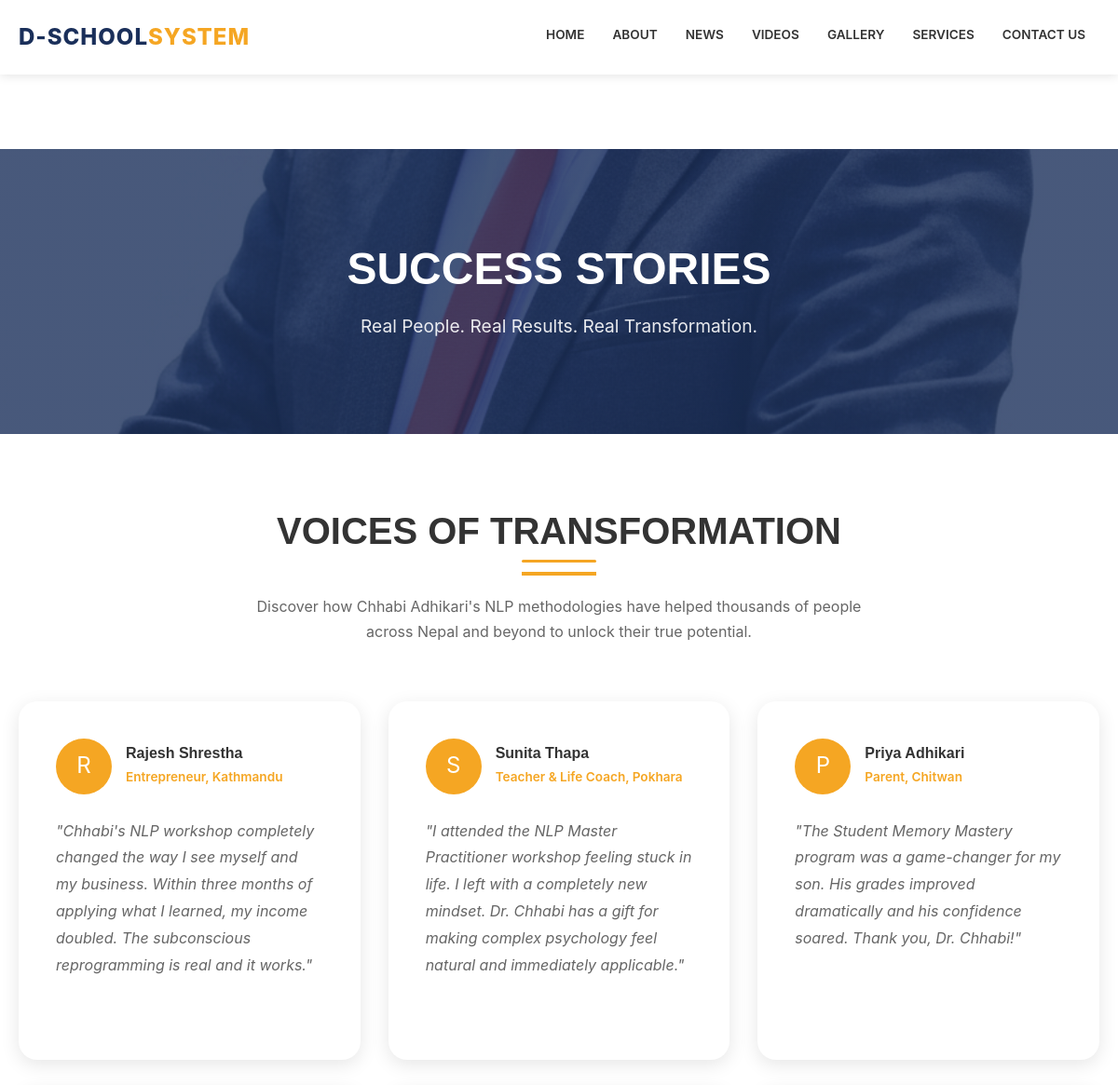
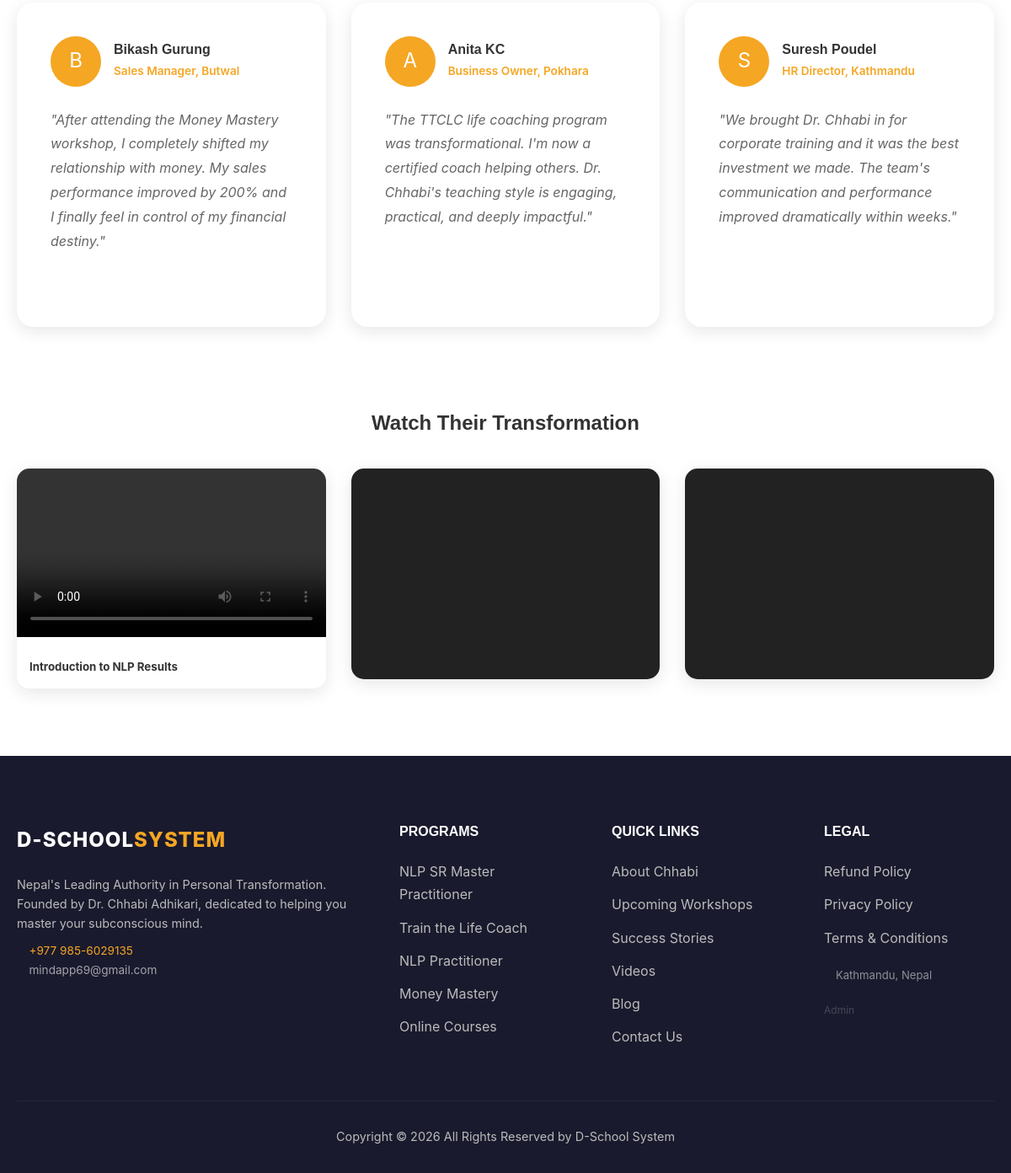
Page /success-stories.php on the committed database (2 pictures, top to bottom).
### tables this page shows
CREATE TABLE `testimonials` (
  `id` int(11) NOT NULL AUTO_INCREMENT,
  `name` varchar(255) NOT NULL,
  `role` varchar(255) DEFAULT NULL,
  `location` varchar(255) DEFAULT NULL,
  `content` text NOT NULL,
  `rating` tinyint(4) DEFAULT 5,
  `avatar_initial` char(2) DEFAULT NULL,
  `is_active` tinyint(4) DEFAULT 1,
  `sort_order` int(11) DEFAULT 0,
  `created_at` timestamp NULL DEFAULT current_timestamp(),
  PRIMARY KEY (`id`)
);

### config.php (called while the page is built, shortened)
<?php
function h(string $s): string {
    return htmlspecialchars($s, ENT_QUOTES, 'UTF-8');
}

### success-stories.php (the view)
<?php
include 'includes/header.php';
$pdo = getDB();
$stmt = $pdo->query("SELECT * FROM testimonials WHERE is_active = 1 ORDER BY sort_order ASC, created_at DESC");
$testimonials = $stmt->fetchAll();
?>
    <section class="page-banner" style="background: linear-gradient(rgba(26, 47, 90, 0.8), rgba(26, 47, 90, 0.8)), url('assets/Gemini_Generated_Image_q9bjvcq9bjvcq9bj.png') center/cover; padding: 100px 0; color: #fff; text-align: center; margin-top: 80px;">
        <div class="container">
            <h1 style="color: #fff; font-size: 3rem; text-transform: uppercase;">Success Stories</h1>
            <p style="font-size: 1.2rem; opacity: 0.9;">Real People. Real Results. Real Transformation.</p>
        </div>
    </section>
    <section class="testimonials-section" style="padding: 80px 0;">
        <div class="container">
            <div class="section-header" style="text-align: center; margin-bottom: 60px;">
                <h2>Voices of Transformation</h2>
                <div style="width: 80px; height: 4px; background: var(--primary); margin: 20px auto;"></div>
                <p style="max-width: 700px; margin: 0 auto; color: var(--text-grey);">Discover how Chhabi Adhikari's NLP methodologies have helped thousands of people across Nepal and beyond to unlock their true potential.</p>
            </div>
            <div class="testimonial-grid" style="display: grid; grid-template-columns: repeat(auto-fit, minmax(350px, 1fr)); gap: 30px;">
                <?php foreach ($testimonials as $testi): ?>
                <div class="story-card" style="background: #fff; padding: 40px; border-radius: 20px; box-shadow: var(--shadow-md); position: relative;">
                    <i class="fas fa-quote-left" style="position: absolute; top: 20px; right: 20px; font-size: 2rem; color: rgba(245, 166, 35, 0.1);"></i>
                    <div style="display: flex; gap: 15px; align-items: center; margin-bottom: 25px;">
                        <div style="width: 60px; height: 60px; border-radius: 50%; background: #eee; overflow: hidden; display: flex; align-items: center; justify-content: center; font-size: 1.5rem; color: #fff; background-color: var(--primary);">
                            <?= h($testi['avatar_initial']) ?>
                        </div>
                        <div>
                            <h4 style="margin-bottom: 5px;"><?= h($testi['name']) ?></h4>
                            <p style="font-size: 0.85rem; color: var(--primary); font-weight: 600;"><?= h($testi['role']) ?><?= (!empty($testi['location'])) ? ', ' . h($testi['location']) : '' ?></p>
                        </div>
                    </div>
                    <p style="font-style: italic; color: var(--text-grey); line-height: 1.8;">"<?= nl2br(h($testi['content'])) ?>"</p>
                    <div style="margin-top: 20px; color: #ffc107;">
                        <?= str_repeat('<i class="fas fa-star"></i>', $testi['rating'] ?? 5) ?>
                    </div>
                </div>
                <?php endforeach; ?>
            </div>
            <div style="margin-top: 100px;">
                <h3 style="text-align: center; margin-bottom: 40px;">Watch Their Transformation</h3>
                <div class="video-grid" style="display: grid; grid-template-columns: repeat(auto-fit, minmax(300px, 1fr)); gap: 30px;">
                    <div style="border-radius: 15px; overflow: hidden; box-shadow: var(--shadow-md);">
                        <video width="100%" height="200" controls>
                            <source src="assets/Introduction_%20Dr.%20Chhabi%20Adhikari.mp4" type="video/mp4">
                        </video>
                        <div style="padding: 15px; background: #fff;">
                            <h5 style="margin: 0;">Introduction to NLP Results</h5>
                        </div>
                    </div>
                    <div style="border-radius: 15px; overflow: hidden; box-shadow: var(--shadow-md); background: #222; display: flex; align-items: center; justify-content: center; height: 250px;">
                         <i class="fab fa-youtube" style="font-size: 4rem; color: #ff0000; cursor: pointer;"></i>
                    </div>
                    <div style="border-radius: 15px; overflow: hidden; box-shadow: var(--shadow-md); background: #222; display: flex; align-items: center; justify-content: center; height: 250px;">
                         <i class="fab fa-youtube" style="font-size: 4rem; color: #ff0000; cursor: pointer;"></i>
                    </div>
                </div>
            </div>
        </div>
    </section>
<?php include 'includes/footer.php'; ?>

### css/style.css (style rules this page uses)
:root { --primary: #F5A623; --primary-dark: #E87722; --secondary: #1A2F5A; --accent: #FF6600; --text-dark: #333333; --text-light: #ffffff; --text-grey: #666666; --bg-light: #ffffff; --bg-section: #F9F9F9; --bg-footer: #1A1A2E; --border-color: #DDDDDD; --transition: all 0.4s cubic-bezier(0.165, 0.84, 0.44, 1); --font-heading: 'Outfit', sans-serif; --font-body: 'Inter', sans-serif; --shadow-sm: 0 2px 8px rgba(0, 0, 0, 0.1); --shadow-md: 0 5px 20px rgba(0, 0, 0, 0.1); --shadow-lg: 0 15px 35px rgba(0, 0, 0, 0.15); }
* { margin: 0; padding: 0; box-sizing: border-box; }
body { font-family: var(--font-body); color: var(--text-dark); line-height: 1.7; background-color: var(--bg-light); overflow-x: hidden; padding-top: 80px; }
.container { max-width: 1200px; margin: 0 auto; padding: 0 20px; }
h1, h2, h3, h4 { font-family: var(--font-heading); font-weight: 700; line-height: 1.2; margin-bottom: 1rem; }
h1 { font-size: 3.5rem; }
h2 { font-size: 2.5rem; text-align: center; text-transform: uppercase; }
h3 { font-size: 1.5rem; }
.section-header { text-align: center; margin-bottom: 60px; }
.section-header h2 { margin-bottom: 15px; position: relative; }
.section-header h2::after { content: ''; position: absolute; bottom: -10px; left: 50%; transform: translateX(-50%); width: 80px; height: 3px; background: var(--primary); border-radius: 2px; }

### rows in the picture
testimonials: avatar_initial "R", name "Rajesh Shrestha", role "Entrepreneur", location "Kathmandu", content "Chhabi's NLP workshop completely changed the way I see myself and my business. Within three months of applying what I learned, my income doubled. The subconscious reprogramming is real and it works."
testimonials: avatar_initial "S", name "Sunita Thapa", role "Teacher & Life Coach", location "Pokhara", content "I attended the NLP Master Practitioner workshop feeling stuck in life. I left with a completely new mindset. Dr. Chhabi has a gift for making complex psychology feel natural and immediately applicable."
testimonials: avatar_initial "P", name "Priya Adhikari", role "Parent", location "Chitwan", content "The Student Memory Mastery program was a game-changer for my son. His grades improved dramatically and his confidence soared. Thank you, Dr. Chhabi!"
testimonials: avatar_initial "B", name "Bikash Gurung", role "Sales Manager", location "Butwal", content "After attending the Money Mastery workshop, I completely shifted my relationship with money. My sales performance improved by 200% and I finally feel in control of my financial destiny."
testimonials: avatar_initial "A", name "Anita KC", role "Business Owner", location "Pokhara", content "The TTCLC life coaching program was transformational. I'm now a certified coach helping others. Dr. Chhabi's teaching style is engaging, practical, and deeply impactful."
testimonials: avatar_initial "S", name "Suresh Poudel", role "HR Director", location "Kathmandu", content "We brought Dr. Chhabi in for corporate training and it was the best investment we made. The team's communication and performance improved dramatically within weeks."

### other values in the picture
$footDesc "Nepal's Leading Authority in Personal Transformation. Founded by Dr. Chhabi Adhikari, dedicated to helping you master your subconscious mind."
$phone "+977 985-6029135"
$email "mindapp69@gmail.com"
$address "Kathmandu, Nepal"
